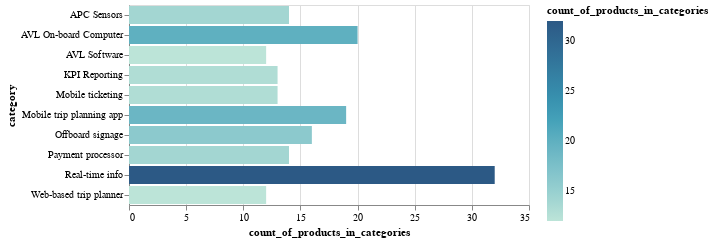

The cell this chart's notebook holds for it:
### Code cell
bar_chart(most_saturated_category, "count_of_products_in_categories", "category")

### Figure 1 — Vega-Lite specification as saved in the notebook (floating-point values rounded to 4 significant figures)
{"config": {"view": {"continuousWidth": 400, "continuousHeight": 300}}, "data": {"name": "data-5f35b31caef9cba60c991262c4197c31"}, "mark": "bar", "encoding": {"color": {"field": "count_of_products_in_categories", "scale": {"scheme": "tealblues"}, "type": "quantitative"}, "x": {"field": "count_of_products_in_categories", "type": "quantitative"}, "y": {"field": "category", "type": "nominal"}}, "$schema": "https://vega.github.io/schema/vega-lite/v4.17.0.json", "datasets": {"data-5f35b31caef9cba60c991262c4197c31": [{"category": "Real-time info", "count_of_products_in_categories": 32.0}, {"category": "AVL On-board Computer", "count_of_products_in_categories": 20.0}, {"category": "Mobile trip planning app", "count_of_products_in_categories": 19.0}, {"category": "Offboard signage", "count_of_products_in_categories": 16.0}, {"category": "APC Sensors", "count_of_products_in_categories": 14.0}, {"category": "Payment processor", "count_of_products_in_categories": 14.0}, {"category": "Mobile ticketing", "count_of_products_in_categories": 13.0}, {"category": "KPI Reporting", "count_of_products_in_categories": 13.0}, {"category": "AVL Software", "count_of_products_in_categories": 12.0}, {"category": "Web-based trip planner", "count_of_products_in_categories": 12.0}]}}
